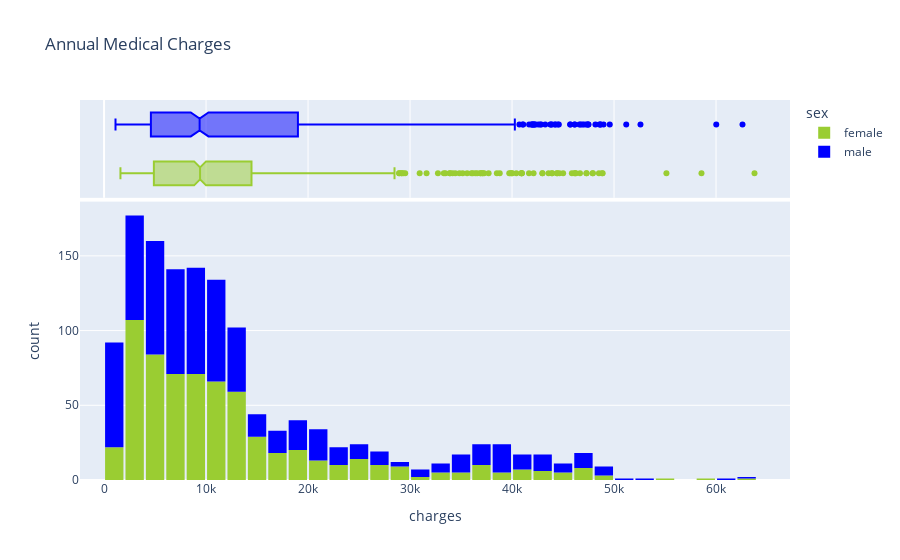

Notebook cell for this chart:
### Code cell
fig = px.histogram(medical_df,
                    x='charges',
                    marginal='box',
                    color='sex',
                    color_discrete_sequence = ['yellowgreen','blue'],
                    title='Annual Medical Charges')
fig.update_layout(bargap=0.1)
fig.show()

### Figure 1 — Plotly figure (JSON) as saved in the notebook; plotly's stock layout.template omitted (floating-point values rounded to 4 significant figures; data arrays with more than 128 entries replaced by an {"elided": "..."} marker saying what was removed)
{"data": [{"alignmentgroup": "True", "bingroup": "x", "hovertemplate": "sex=female<br>charges=%{x}<br>count=%{y}<extra></extra>", "legendgroup": "female", "marker": {"color": "yellowgreen", "pattern": {"shape": ""}}, "name": "female", "offsetgroup": "female", "orientation": "v", "showlegend": true, "type": "histogram", "x": {"elided": "662 float values"}, "xaxis": "x", "yaxis": "y"}, {"alignmentgroup": "True", "hovertemplate": "sex=female<br>charges=%{x}<extra></extra>", "legendgroup": "female", "marker": {"color": "yellowgreen"}, "name": "female", "notched": true, "offsetgroup": "female", "showlegend": false, "type": "box", "x": {"elided": "662 float values"}, "xaxis": "x2", "yaxis": "y2"}, {"alignmentgroup": "True", "bingroup": "x", "hovertemplate": "sex=male<br>charges=%{x}<br>count=%{y}<extra></extra>", "legendgroup": "male", "marker": {"color": "blue", "pattern": {"shape": ""}}, "name": "male", "offsetgroup": "male", "orientation": "v", "showlegend": true, "type": "histogram", "x": {"elided": "676 float values"}, "xaxis": "x", "yaxis": "y"}, {"alignmentgroup": "True", "hovertemplate": "sex=male<br>charges=%{x}<extra></extra>", "legendgroup": "male", "marker": {"color": "blue"}, "name": "male", "notched": true, "offsetgroup": "male", "showlegend": false, "type": "box", "x": {"elided": "676 float values"}, "xaxis": "x2", "yaxis": "y2"}], "layout": {"bargap": 0.1, "barmode": "relative", "legend": {"title": {"text": "sex"}, "tracegroupgap": 0}, "title": {"text": "Annual Medical Charges"}, "xaxis": {"anchor": "y", "domain": [0, 1], "title": {"text": "charges"}}, "xaxis2": {"anchor": "y2", "domain": [0, 1], "matches": "x", "showgrid": true, "showticklabels": false}, "yaxis": {"anchor": "x", "domain": [0, 0.7326], "title": {"text": "count"}}, "yaxis2": {"anchor": "x2", "domain": [0.7426, 1], "matches": "y2", "showgrid": false, "showline": false, "showticklabels": false, "ticks": ""}}}
